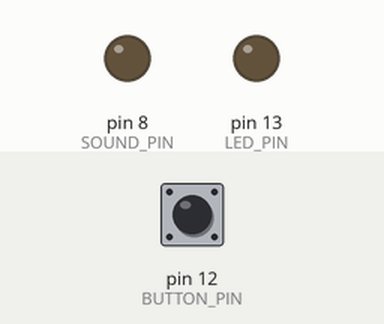
Bench run of a sketch on a simulated Arduino Uno, built with avr-gcc and run on an emulated ATmega328P. On the bench: output pins drawn as LEDs (lit = HIGH). The test bench sets the inputs (shaded band); at power-on: pin 12 (BUTTON_PIN) HIGH.

Above: at 1.2 s.
1.3 s: pin 12 (BUTTON_PIN) pulled LOW for 0.15 s
At 1.6 s:
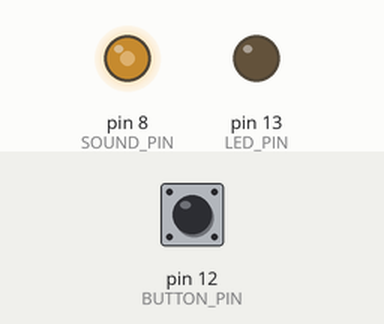
4.4 s: pin 12 (BUTTON_PIN) pulled LOW for 1 s
At 6.2 s:
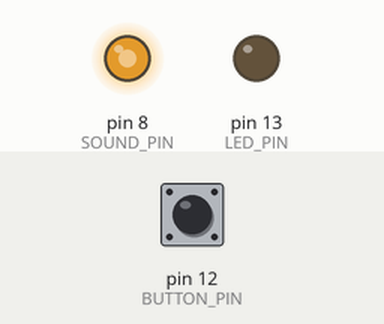
7.4 s: pin 12 (BUTTON_PIN) pulled LOW for 3.2 s
At 10.2 s:
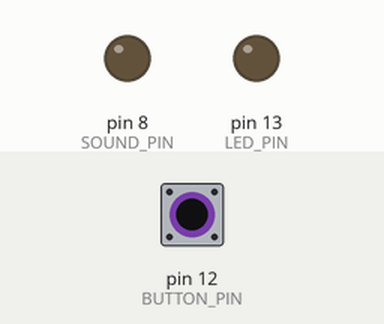
Timing chart, 0 to 11.7 s (numbered marks = the images above; inputs shaded):
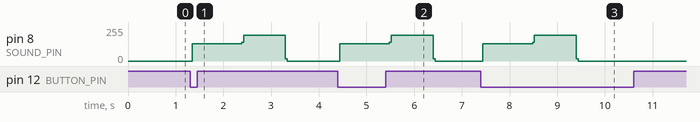

The sketch:

Mav.ino
```cpp
#include "TimerOne.h"

#define SOUND_PIN 8
#define BUTTON_PIN 12
#define LED_PIN 13

const uint16_t notes[][2]={
                     {1175,  0},
                     {1175,  0},
                     { 880,  0},
                     { 987,  0},
                     { 880,  0},
                     { 880,  0},
                     {1175,740},
                     {1175,784},
                     { 880,740},
                     { 880,740},
                     { 880,740},
                     {   0,  0},
};

uint32_t dds1=0, dds2=0;
uint8_t i=0;
uint32_t j=0;

void dds()
{
  uint8_t x;
  dds1+=notes[i][0]*134213;
  dds2+=notes[i][1]*134213;
  x=(dds1>>31)|(dds2>>31);
  digitalWrite(SOUND_PIN, x);
  j++;
  if (j==5764)
  {
    j=0;
    i++;
    if (notes[i][0]==0)
    {
      Timer1.detachInterrupt();
    }
  }
}

void start_chime()
{
  dds1=0;
  dds2=0;
  i=0;
  j=0;
  Timer1.attachInterrupt(dds);
}

void setup()
{
	pinMode(SOUND_PIN, OUTPUT);
	pinMode(BUTTON_PIN, INPUT_PULLUP);
	pinMode(LED_PIN, OUTPUT);
	digitalWrite(LED_PIN, 0);

  Timer1.initialize(31);
}

void loop()
{
  while(!digitalRead(BUTTON_PIN));
  delay(200);
  while(digitalRead(BUTTON_PIN));
  start_chime();
}
```

Measured:
- after the input at 1.3 s, pin 8 (SOUND_PIN): 0/255 → 128/255 at once, → 192/255 1.0 s later, → 0/255 0.92 s later
- after the input at 4.4 s, pin 8 (SOUND_PIN): 0/255 → 128/255 at once, → 192/255 1.0 s later, → 0/255 0.92 s later
- after the input at 7.4 s, pin 8 (SOUND_PIN): 0/255 → 128/255 at once, → 192/255 1.0 s later, → 0/255 0.92 s later
